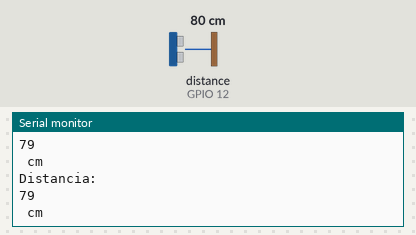
A sketch run on a simulated ESP32. Parts: the last lines printed to the serial monitor. Wiring (inferred from the names in the program): ultrasonic range finder: trigger GPIO 13; echo GPIO 12. The inputs (shaded band) are chosen by the test bench; at power-on: distance to the obstacle (sensor on GPIO 12) 80 cm. The echo pulse lasts 58.3 µs per cm.

Above: at 1.8 s.
1.9 s: distance to the obstacle (sensor on GPIO 12) set to 2 cm
At 2.8 s:
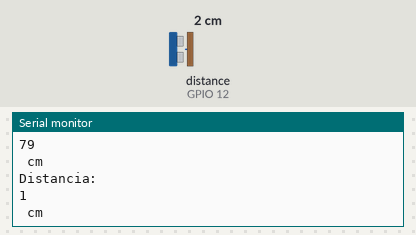
3.4 s: distance to the obstacle (sensor on GPIO 12) set to 4 cm
At 4.6 s:
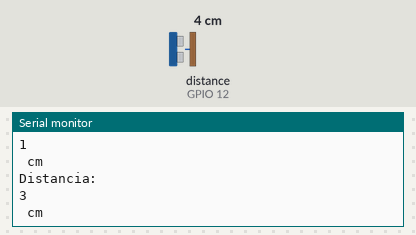
Timing chart, 0 to 6.4 s (numbered marks = the images above; inputs shaded):
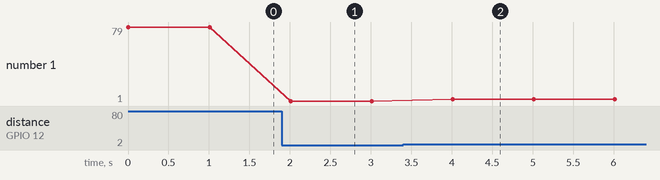

The sketch:

Sensor_distancia.ino
```cpp
// HC_SR04_ESP32

const int Trigger = 13;
const int Echo = 12;

void setup() {
Serial.begin(9600);
pinMode(Trigger, OUTPUT); //pin de salida
pinMode(Echo, INPUT); //pin de entrada
digitalWrite(Trigger, LOW); //inicializar el pin con 0
}

void loop() {
long t; //tiempo
long d; //distancia

digitalWrite(Trigger, HIGH);
delayMicroseconds(10);
digitalWrite(Trigger, LOW);

t = pulseIn(Echo, HIGH); //pulso de 10 microsegundos
d = t/59; //escalar la distancia a cm

Serial.println("Distancia: ");
Serial.println(d);
Serial.print(" cm");
Serial.println();
delay(1000); // delay de 100 ms
}
```

Measured:
- after the input at 1.9 s, the serial monitor: prints a new line after 0.11 s (image 1)
- after the input at 3.4 s, the serial monitor: prints a new line after 0.61 s (image 2)
- plotted number 1: 79 → 1 after the input at 1.9 s, 1 → 3 after the input at 3.4 s
